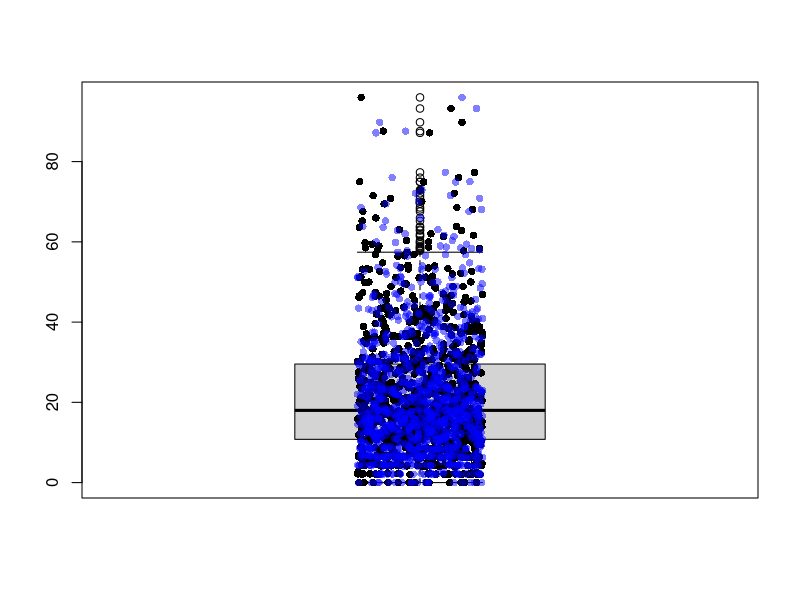
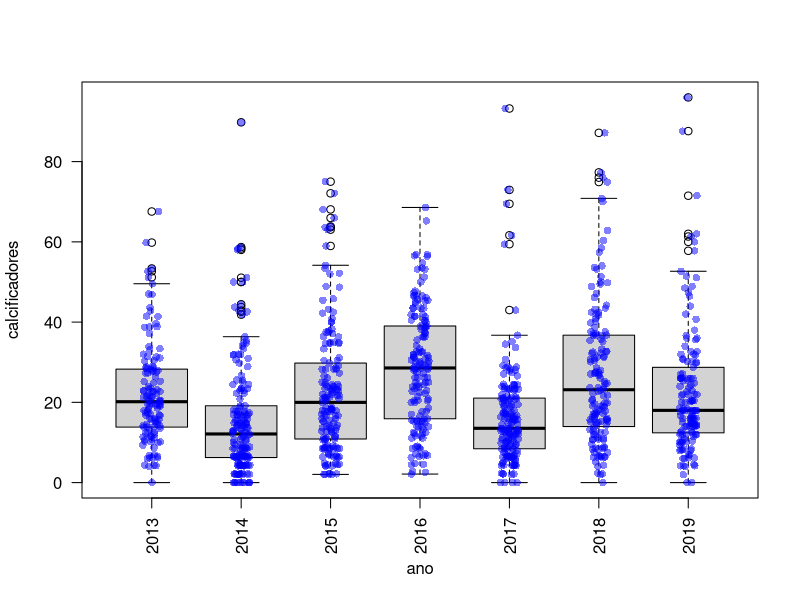
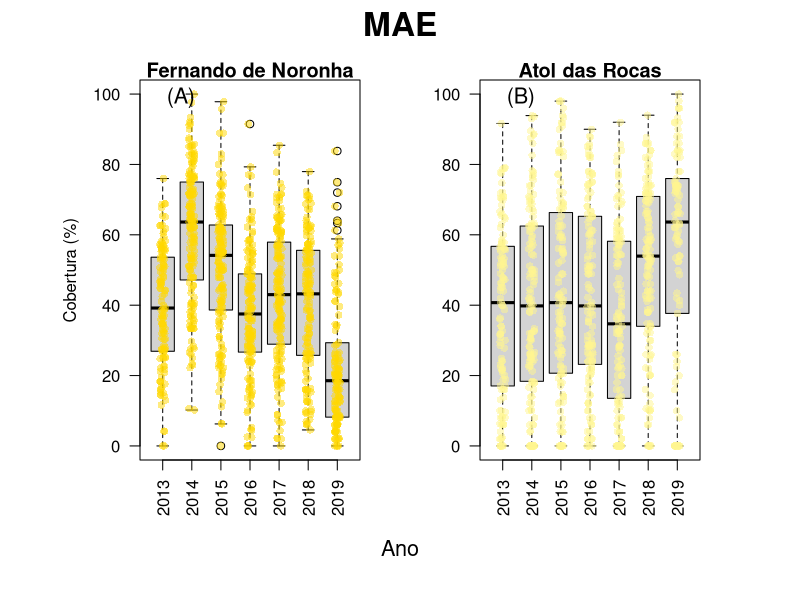
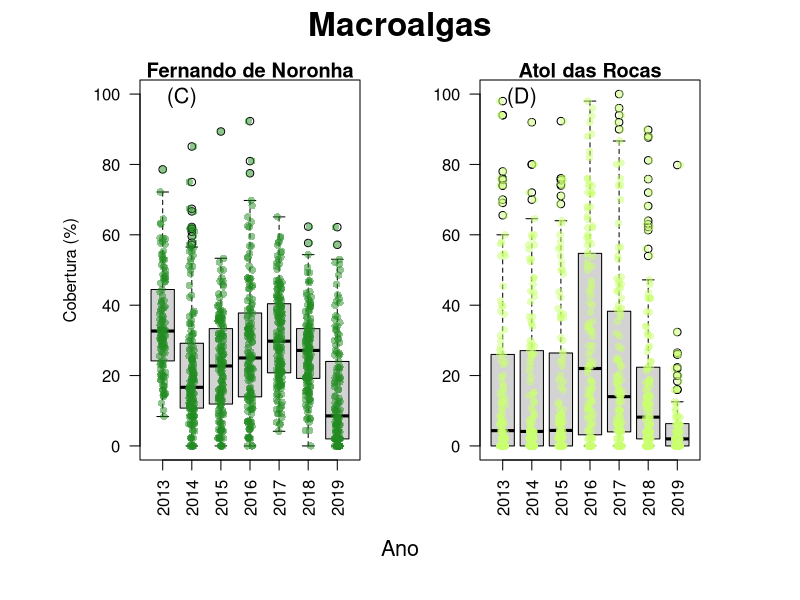
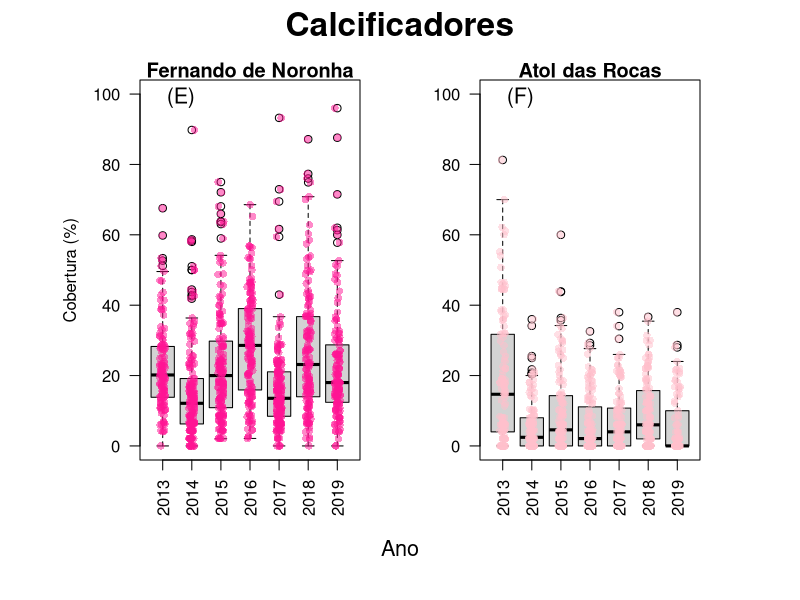
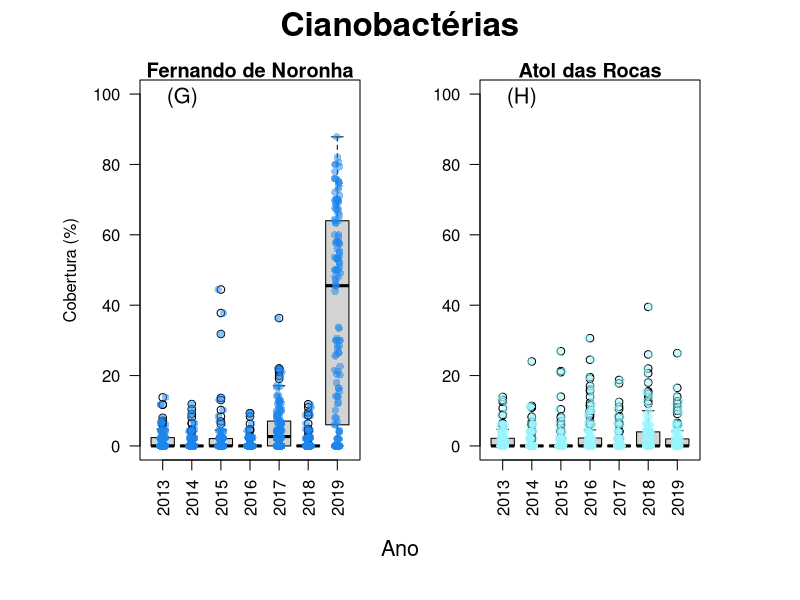
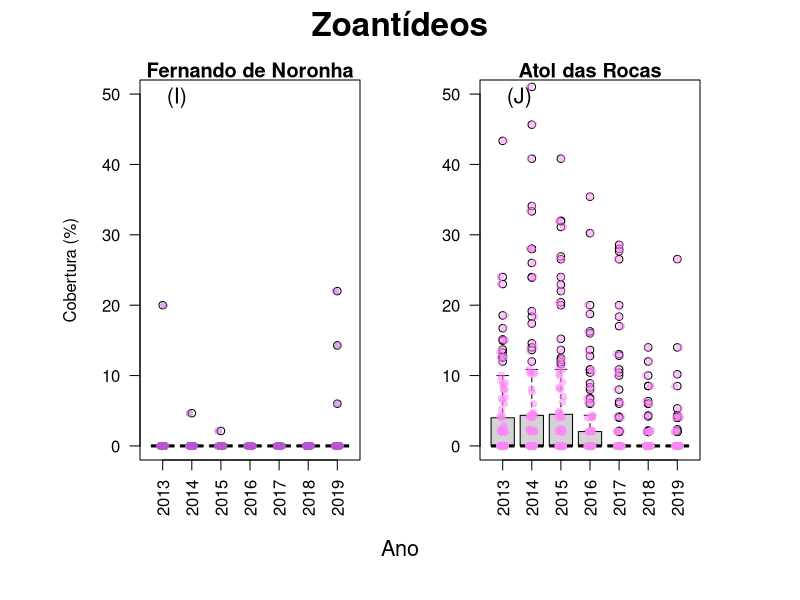
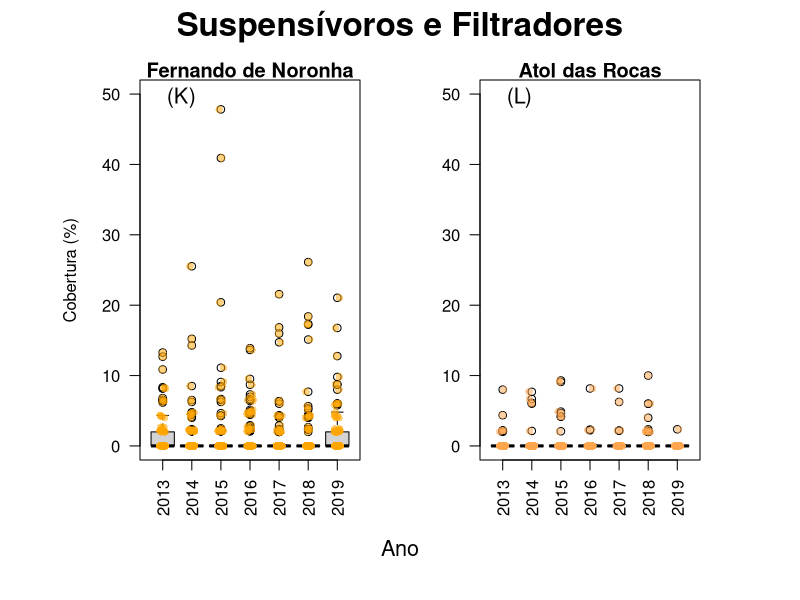

The R source for these figures, in order:
############# Box-plots #############

install.packages("scales")
library(readxl)
library(scales)
library(dplyr)

setwd("C:\\Users/manoe/Desktop/TCC/atual/Estatística/Analises_TCC/")
dir()


### IMPORTANDO OS DADOS DE NORONHA:
Noronha <- read_excel(path = "Noronha.xls",
                      sheet = 1,
                      range = "A1:J1041")

View(Noronha)

class(Noronha)

Noronha <- data.frame(Noronha)

class(Noronha)


### BOX-PLOT

# Rapidinho fazer um box-plot bem simples
boxplot(Noronha$calcificadores)

# Pra interpretar o boxplot a função 'stripchart' ajuda.
# Tem que rodar o gráfico (no caso o box-plot ali em cima) antes.
stripchart(Noronha$calcificadores,
           vertical = TRUE,
           add = TRUE,
           pch = 16,
           method = "jitter")
# vertical = TRUE: pois o padrão é fazer de lado e queremos ele de pé.

# add = TRUE: no plot que já existia ele sobrepõe; se ficar rodando de novo e
# de novo essa função, ele vai sobrepondo e vai ficando grossinhos os pontos; tem
# que rodar o box-plot novamente toda vez que mudar algo então.

# pch: é "point character"; é para escolher qual tipo de ponto queremos.

# method = "jitter": espalha os dados, ficando mais vizual; a altura dos pontos 
# é a mesma e a distribuição dos pontos ao longo do eixo x é aleatória.

# Truque: 
# O primeiro parâmetro é muito importante então ele é o primeiro. Os que são
# sempre os mesmo é bom deixar no final e os que são maquiagem deixar no meio.
# Isso porque se um for comentado, o resto ainda funciona.
# Nesse caso, jogar o 'vertical' e o 'add' como últimos. Comentar com hashtag o
# 'method = "jitter"' e colocar uma nova forma de 'method' abaixo dele.
# Não precisando ter o de cima separado, podendo ligar e desligar os comentários.
stripchart(Noronha$calcificadores,
           pch = 16,
           method = "jitter",
           #method = "stack",
           col = alpha("blue", 0.5),
           vertical = TRUE,
           add = TRUE)

# col = (): Com o pacote 'scales' dá para fazer novas formas de pontos,
# configurando de formas diferentes, como colocar transparência nos pontos. O 
# número no parenteses vai de 0 a 1, sendo 0 totalmente transparete e 1
# totalmente opaco.

# INTERPRETANDO O BOX-PLOT:

# Quando há o espaço entre as duas partes do box-plot
# bem achatadinho é pois tem muita amostra lá dentro. Se ele está mais espalhado
# é porque as amostras estão mais distribuidas lá dentro. A linha da mediana pra
# baixo é bem menor do que a linha da mediana pra cima.

# As bolinhas em cima são outliers. Boa parte da minha amostra está abaixo de 20
# mas não chega a quarenta. O sanduíche principal está bem compacto, quanto mais
# próximas essas linhas mais amostra tem ali dentro. E há alguns outliers saindo
# fora. 

# O legal dos box-plots é quando tem mais grupos (anos, por exemplo) e 
# conseguimos observar se tem uma boa sobreposição ou não entre eles. Quanto menos
# sobreposição, mais é possível ver de cara bater o olho e saber se está
# estatísticamente diferente ou não.

# Média ou mediana?
# A média é uma boa medida de centralidade quando a distribuição é normal. Se a 
# distribuição não é normal, a média não é um bom indicativo da centralidade do
# seu dado. E a mediana é o número do meio, havendo a mesma quantidade de
# números acima dela e abaixo dela. 

# Fazendo os demais box-plot:
# Basta copiar o de cima e só mudar uma linha de cada um
boxplot(calcificadores ~ ano,
        data = Noronha,
        las = 2)
# las = 2: parâmetro pra colocar de lado os anos

stripchart(calcificadores ~ ano,
           data = Noronha,
           pch = 16,
           method = "jitter",
           #method = "stack",
           col= alpha("blue", 0.5),
           vertical = TRUE,
           add = TRUE)

# INTERPRETANDO: nenhum grupo (ano) tem uma coisa absurdamente diferente da 
# outra pois todos estão mais ou menos na mesma altura a parte do sanduíche
# principal (tem uma grande sobreposição). Há poucas amostras que chegam em 80%,
# maior parte das amostras está entre 10 e 30% na maior parte dos anos.


### IMPORTANDO OS DADOS DE ROCAS TAMBÉM:
dir()

Rocas <- read_excel(path = "Rocas.xlsx",
                    sheet = 1,
                    range = "A1:H839")

Rocas <- data.frame(Rocas)

class(Rocas)


### GRÁFICOS DAS DUAS ILHAS (FINAIS) 


# Para ver valores referentes ao box-plots (média, mediana, 1o e 3o quartil, máx
# e mín, etc):
summary(Rocas)
summary(Noronha)
# Dessa forma ele mostra no geral (sem separar por anos).

Noronha %>%
  filter(ano == 2016) %>%
  summary()
# Filtrando por ano (é só ir mudando o ano para saber cada qual)

Rocas %>%
  filter(ano == 2016) %>%
  summary()


## MAE

# Exportando a imagem com qualidade (tem que colocar aqui no começo):
png(filename = "C:\\Users/manoe/Desktop/plots/Finais/Box-plot/MAE.png",
    width = 1000,
    height = 500)
# Se eu quiser o gráfico alto utilizar 'height = 800', caso eu queira mais 
# quadrado utilizar 'height = 500'.

# Dividindo a tela do plot para parear os gráficos
# par(mfrow=c(1, 2)) #ANTIGO
oldpar <- par(mfrow=c(1,2), #NOVO (mais detalhado sobre as bordas)
              mar=c(3,4,1,2), 
              oma=c(4,3,3,3))
# 'mfrow=c(no. de linhas,no. de colunas)'
# mar = margem de cada plot = 1o no. é a margem de baixo e vai girando no 
# sentindo horário, portanto 'mar=c(margem de baixo, esquerda, cima e direita).
# oma = outside margin = espaço ao redor da imagem total = funciona como o 'mar'.

# Noronha:
boxplot(MAE ~ ano,
        data = Noronha,
        las = 2,
        ylim=c(0, 100),
        xlab = "Anos",
        ylab = "Cobertura (%)",
        main = "Fernando de Noronha")
stripchart(MAE ~ ano,
           data = Noronha,
           pch = 16,
           method = "jitter",
           #method = "stack",
           col= alpha("gold", 0.5),
           vertical = TRUE,
           add = TRUE)

# Para colocar a identificação por letras para criar a legenda na monografia:
legend(legend = "(A)",
       x = -0.2,
       y = 107,
       text.col = "black",
       cex = 1.3,
       bty = "n")

# Rocas:
boxplot(MAE ~ ano,
        data = Rocas,
        las = 2,
        ylim=c(0, 100),
        xlab = "Anos",
        ylab = "",
        main = "Atol das Rocas")
stripchart(MAE ~ ano,
           data = Rocas,
           pch = 16,
           method = "jitter",
           #method = "stack",
           col= alpha("khaki1", 0.5),
           vertical = TRUE,
           add = TRUE)
legend(legend = "(B)",
       x = -0.2,
       y = 107,
       text.col = "black",
       cex = 1.3,
       bty = "n")

# Ajustes visuais ("maquiagem")
mtext(text = "MAE",
      side = 3,
      line = 1,
      outer = T,
      cex = 2,
      font = 2)
mtext(text= "Ano",
      side = 1,
      line = 1,
      outer = T,
      cex = 1.3,
      font = 1)

# Finalizando para acontecer de fato a exportação da imagem:
dev.off()


## MACROALGAS
# Exportando a imagem com qualidade (tem que colocar aqui no começo):
png(filename = "C:\\Users/manoe/Desktop/plots/Finais/Box-plot/Macroalga.png",
    width = 1000,
    height = 500)

# Dividindo a tela do plot para parear os gráficos
oldpar <- par(mfrow=c(1,2), #NOVO (feito na Aula 8)
              mar=c(3,4,1,2), 
              oma=c(4,3,3,3))

# Noronha:
boxplot(macroalgas ~ ano,
        data = Noronha,
        las = 2,
        ylim=c(0, 100),
        xlab = "Anos",
        ylab = "Cobertura (%)",
        main = "Fernando de Noronha")
stripchart(macroalgas ~ ano,
           data = Noronha,
           pch = 16,
           method = "jitter",
           #method = "stack",
           col= alpha("forestgreen", 0.5),
           vertical = TRUE,
           add = TRUE)
legend(legend = "(C)",
       x = -0.2,
       y = 107,
       text.col = "black",
       cex = 1.3,
       bty = "n")

# Rocas:
boxplot(macroalgas ~ ano,
        data = Rocas,
        las = 2,
        ylim=c(0, 100),
        xlab = "Anos",
        ylab = "",
        main = "Atol das Rocas")
stripchart(macroalgas ~ ano,
           data = Rocas,
           pch = 16,
           method = "jitter",
           #method = "stack",
           col= alpha("darkolivegreen1", 0.5),
           vertical = TRUE,
           add = TRUE)
legend(legend = "(D)",
       x = -0.2,
       y = 107,
       text.col = "black",
       cex = 1.3,
       bty = "n")

# Ajustes visuais ("maquiagem")
mtext(text = "Macroalgas",
      side = 3,
      line = 1,
      outer = T,
      cex = 2,
      font = 2)
mtext(text= "Ano",
      side = 1,
      line = 1,
      outer = T,
      cex = 1.3,
      font = 1)

# Finalizando para acontecer de fato a exportação da imagem:
dev.off()


## CALCIFICADORES
# Exportando a imagem com qualidade (tem que colocar aqui no começo):
png(filename = "C:\\Users/manoe/Desktop/plots/Finais/Box-plot/Calcificadores.png",
    width = 1000,
    height = 500)

# Dividindo a tela do plot para parear os gráficos
oldpar <- par(mfrow=c(1,2), #NOVO (feito na Aula 8)
              mar=c(3,4,1,2), 
              oma=c(4,3,3,3))
# Noronha:
boxplot(calcificadores ~ ano,
        data = Noronha,
        las = 2,
        ylim=c(0, 100),
        xlab = "Anos",
        ylab = "Cobertura (%)",
        main = "Fernando de Noronha")
stripchart(calcificadores ~ ano,
           data = Noronha,
           pch = 16,
           method = "jitter",
           #method = "stack",
           col= alpha("deeppink1", 0.5),
           vertical = TRUE,
           add = TRUE)
legend(legend = "(E)",
       x = -0.2,
       y = 107,
       text.col = "black",
       cex = 1.3,
       bty = "n")

# Rocas:
boxplot(calcificadores ~ ano,
        data = Rocas,
        las = 2,
        ylim=c(0, 100),
        xlab = "Anos",
        ylab = "",
        main = "Atol das Rocas")
stripchart(calcificadores ~ ano,
           data = Rocas,
           pch = 16,
           method = "jitter",
           #method = "stack",
           col= alpha("pink", 0.5),
           vertical = TRUE,
           add = TRUE)
legend(legend = "(F)",
       x = -0.2,
       y = 107,
       text.col = "black",
       cex = 1.3,
       bty = "n")

# Ajustes visuais ("maquiagem")
mtext(text = "Calcificadores",
      side = 3,
      line = 1,
      outer = T,
      cex = 2,
      font = 2)
mtext(text= "Ano",
      side = 1,
      line = 1,
      outer = T,
      cex = 1.3,
      font = 1)

# Finalizando para acontecer de fato a exportação da imagem:
dev.off()


## CIANOBACTÉRIA

# Exportando a imagem com qualidade (tem que colocar aqui no começo):
png(filename = "C:\\Users/manoe/Desktop/plots/Finais/Box-plot/Cianobacterias.png",
    width = 1000,
    height = 500)

# Dividindo a tela do plot para parear os gráficos
oldpar <- par(mfrow=c(1,2), #NOVO (feito na Aula 8)
              mar=c(3,4,1,2), 
              oma=c(4,3,3,3))

# Noronha:
boxplot(cianobacterias ~ ano,
        data = Noronha,
        las = 2,
        ylim=c(0, 100),
        xlab = "Anos",
        ylab = "Cobertura (%)",
        main = "Fernando de Noronha")
stripchart(cianobacterias ~ ano,
           data = Noronha,
           pch = 16,
           method = "jitter",
           #method = "stack",
           col= alpha("dodgerblue2", 0.5),
           vertical = TRUE,
           add = TRUE)
legend(legend = "(G)",
       x = -0.2,
       y = 107,
       text.col = "black",
       cex = 1.3,
       bty = "n")

# Rocas:
boxplot(cianobacterias ~ ano,
        data = Rocas,
        las = 2,
        ylim=c(0, 100),
        xlab = "Anos",
        ylab = "",
        main = "Atol das Rocas")
stripchart(cianobacterias ~ ano,
           data = Rocas,
           pch = 16,
           method = "jitter",
           #method = "stack",
           col= alpha("cadetblue1", 0.5),
           vertical = TRUE,
           add = TRUE)
legend(legend = "(H)",
       x = -0.2,
       y = 107,
       text.col = "black",
       cex = 1.3,
       bty = "n")

# Ajustes visuais ("maquiagem")
mtext(text = "Cianobactérias",
      side = 3,
      line = 1,
      outer = T,
      cex = 2,
      font = 2)
mtext(text= "Ano",
      side = 1,
      line = 1,
      outer = T,
      cex = 1.3,
      font = 1)

# Finalizando para acontecer de fato a exportação da imagem:
dev.off()

## ZOANTÍDEOS

# Exportando a imagem com qualidade (tem que colocar aqui no começo):
png(filename = "C:\\Users/manoe/Desktop/plots/Finais/Box-plot/Zoantideos.png",
    width = 1000,
    height = 500)

# Dividindo a tela do plot para parear os gráficos
oldpar <- par(mfrow=c(1,2), #NOVO (feito na Aula 8)
              mar=c(3,4,1,2), 
              oma=c(4,3,3,3))

# Noronha:
boxplot(zoantideo ~ ano,
        data = Noronha,
        las = 2,
        ylim=c(0, 50),
        xlab = "Anos",
        ylab = "Cobertura (%)",
        main = "Fernando de Noronha")
stripchart(zoantideo ~ ano,
           data = Noronha,
           pch = 16,
           method = "jitter",
           #method = "stack",
           col= alpha("mediumorchid", 0.5),
           vertical = TRUE,
           add = TRUE)
legend(legend = "(I)",
       x = -0.2,
       y = 53.5,
       text.col = "black",
       cex = 1.3,
       bty = "n")

# Rocas:
boxplot(zoantideo ~ ano,
        data = Rocas,
        las = 2,
        ylim=c(0, 50),
        xlab = "Anos",
        ylab = "",
        main = "Atol das Rocas")
stripchart(zoantideo ~ ano,
           data = Rocas,
           pch = 16,
           method = "jitter",
           #method = "stack",
           col= alpha("orchid1", 0.5),
           vertical = TRUE,
           add = TRUE)
legend(legend = "(J)",
       x = -0.2,
       y = 53.5,
       text.col = "black",
       cex = 1.3,
       bty = "n")

# Ajustes visuais ("maquiagem")
mtext(text = "Zoantídeos",
      side = 3,
      line = 1,
      outer = T,
      cex = 2,
      font = 2)
mtext(text= "Ano",
      side = 1,
      line = 1,
      outer = T,
      cex = 1.3,
      font = 1)

# Finalizando para acontecer de fato a exportação da imagem:
dev.off()


## SUSPENSÍVOROS E FILTRADORES

# Exportando a imagem com qualidade (tem que colocar aqui no começo):
png(filename = "C:\\Users/manoe/Desktop/plots/Finais/Box-plot/Suspensívoros e Filtradores.png",
    width = 1000,
    height = 500)

# Dividindo a tela do plot para parear os gráficos
oldpar <- par(mfrow=c(1,2), #NOVO (feito na Aula 8)
              mar=c(3,4,1,2), 
              oma=c(4,3,3,3))

# Noronha:
boxplot(suspensivoros.filtradores ~ ano,
        data = Noronha,
        las = 2,
        ylim=c(0, 50),
        xlab = "Anos",
        ylab = "Cobertura (%)",
        main = "Fernando de Noronha")
stripchart(suspensivoros.filtradores ~ ano,
           data = Noronha,
           pch = 16,
           method = "jitter",
           #method = "stack",
           col= alpha("orange", 0.5),
           vertical = TRUE,
           add = TRUE)
legend(legend = "(K)",
       x = -0.2,
       y = 53.5,
       text.col = "black",
       cex = 1.3,
       bty = "n")

# Rocas:
boxplot(suspensivoros.filtradores ~ ano,
        data = Rocas,
        las = 2,
        ylim=c(0, 50),
        xlab = "Anos",
        ylab = "",
        main = "Atol das Rocas")
stripchart(suspensivoros.filtradores ~ ano,
           data = Rocas,
           pch = 16,
           method = "jitter",
           #method = "stack",
           col= alpha("tan1", 0.5),
           vertical = TRUE,
           add = TRUE)
legend(legend = "(L)",
       x = -0.2,
       y = 53.5,
       text.col = "black",
       cex = 1.3,
       bty = "n")

# Ajustes visuais ("maquiagem")
mtext(text = "Suspensívoros e Filtradores",
      side = 3,
      line = 1,
      outer = T,
      cex = 2,
      font = 2)
mtext(text= "Ano",
      side = 1,
      line = 1,
      outer = T,
      cex = 1.3,
      font = 1)

# Finalizando para acontecer de fato a exportação da imagem:
dev.off()
